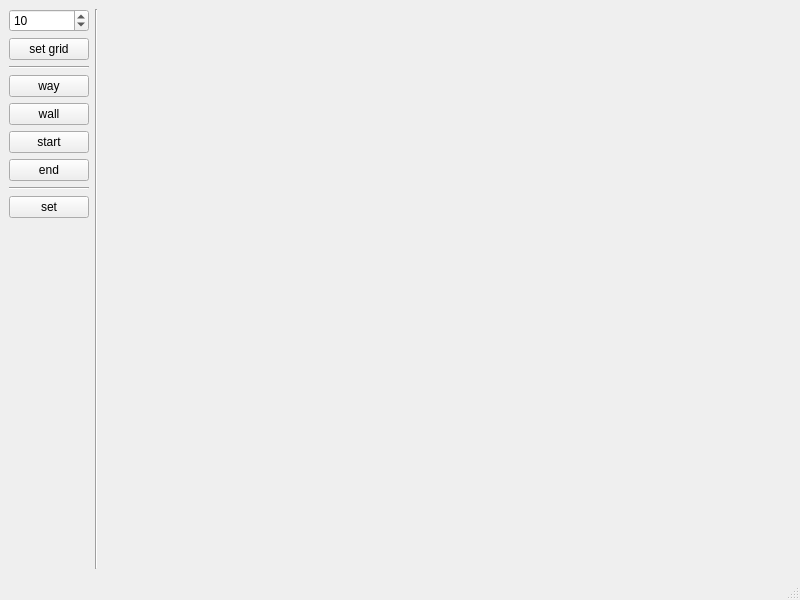
<?xml version="1.0" encoding="UTF-8"?>
<ui version="4.0">
 <class>MainWindow</class>
 <widget class="QMainWindow" name="MainWindow">
  <property name="geometry">
   <rect>
    <x>0</x>
    <y>0</y>
    <width>800</width>
    <height>600</height>
   </rect>
  </property>
  <property name="windowTitle">
   <string>MainWindow</string>
  </property>
  <widget class="QWidget" name="centralwidget">
   <layout class="QGridLayout" name="gridLayout">
    <item row="0" column="0">
     <layout class="QHBoxLayout" name="horizontalLayout">
      <item>
       <layout class="QVBoxLayout" name="verticalLayout">
        <item>
         <widget class="QSpinBox" name="spinBox">
          <property name="sizePolicy">
           <sizepolicy hsizetype="Preferred" vsizetype="Fixed">
            <horstretch>0</horstretch>
            <verstretch>0</verstretch>
           </sizepolicy>
          </property>
          <property name="minimum">
           <number>3</number>
          </property>
          <property name="maximum">
           <number>20</number>
          </property>
          <property name="value">
           <number>10</number>
          </property>
          <property name="displayIntegerBase">
           <number>10</number>
          </property>
         </widget>
        </item>
        <item>
         <widget class="QPushButton" name="setGridBtn">
          <property name="text">
           <string>set grid</string>
          </property>
         </widget>
        </item>
        <item>
         <widget class="Line" name="line">
          <property name="orientation">
           <enum>Qt::Horizontal</enum>
          </property>
         </widget>
        </item>
        <item>
         <widget class="QPushButton" name="wayBtn">
          <property name="text">
           <string>way</string>
          </property>
         </widget>
        </item>
        <item>
         <widget class="QPushButton" name="wallBtn">
          <property name="text">
           <string>wall</string>
          </property>
         </widget>
        </item>
        <item>
         <widget class="QPushButton" name="startBtn">
          <property name="text">
           <string>start</string>
          </property>
         </widget>
        </item>
        <item>
         <widget class="QPushButton" name="endBtn">
          <property name="text">
           <string>end</string>
          </property>
         </widget>
        </item>
        <item>
         <widget class="Line" name="line_3">
          <property name="orientation">
           <enum>Qt::Horizontal</enum>
          </property>
         </widget>
        </item>
        <item>
         <widget class="QPushButton" name="setBtn">
          <property name="text">
           <string>set</string>
          </property>
         </widget>
        </item>
        <item>
         <spacer name="verticalSpacer">
          <property name="orientation">
           <enum>Qt::Vertical</enum>
          </property>
          <property name="sizeHint" stdset="0">
           <size>
            <width>20</width>
            <height>40</height>
           </size>
          </property>
         </spacer>
        </item>
       </layout>
      </item>
      <item>
       <widget class="Line" name="line_2">
        <property name="orientation">
         <enum>Qt::Vertical</enum>
        </property>
       </widget>
      </item>
      <item>
       <widget class="MazeWidget" name="widget" native="true">
        <property name="sizePolicy">
         <sizepolicy hsizetype="Expanding" vsizetype="Expanding">
          <horstretch>0</horstretch>
          <verstretch>0</verstretch>
         </sizepolicy>
        </property>
       </widget>
      </item>
     </layout>
    </item>
   </layout>
  </widget>
  <widget class="QMenuBar" name="menubar">
   <property name="geometry">
    <rect>
     <x>0</x>
     <y>0</y>
     <width>800</width>
     <height>23</height>
    </rect>
   </property>
  </widget>
  <widget class="QStatusBar" name="statusbar"/>
 </widget>
 <customwidgets>
  <customwidget>
   <class>MazeWidget</class>
   <extends>QWidget</extends>
   <header>mainwindow.h</header>
   <container>1</container>
  </customwidget>
 </customwidgets>
 <resources/>
 <connections/>
</ui>
